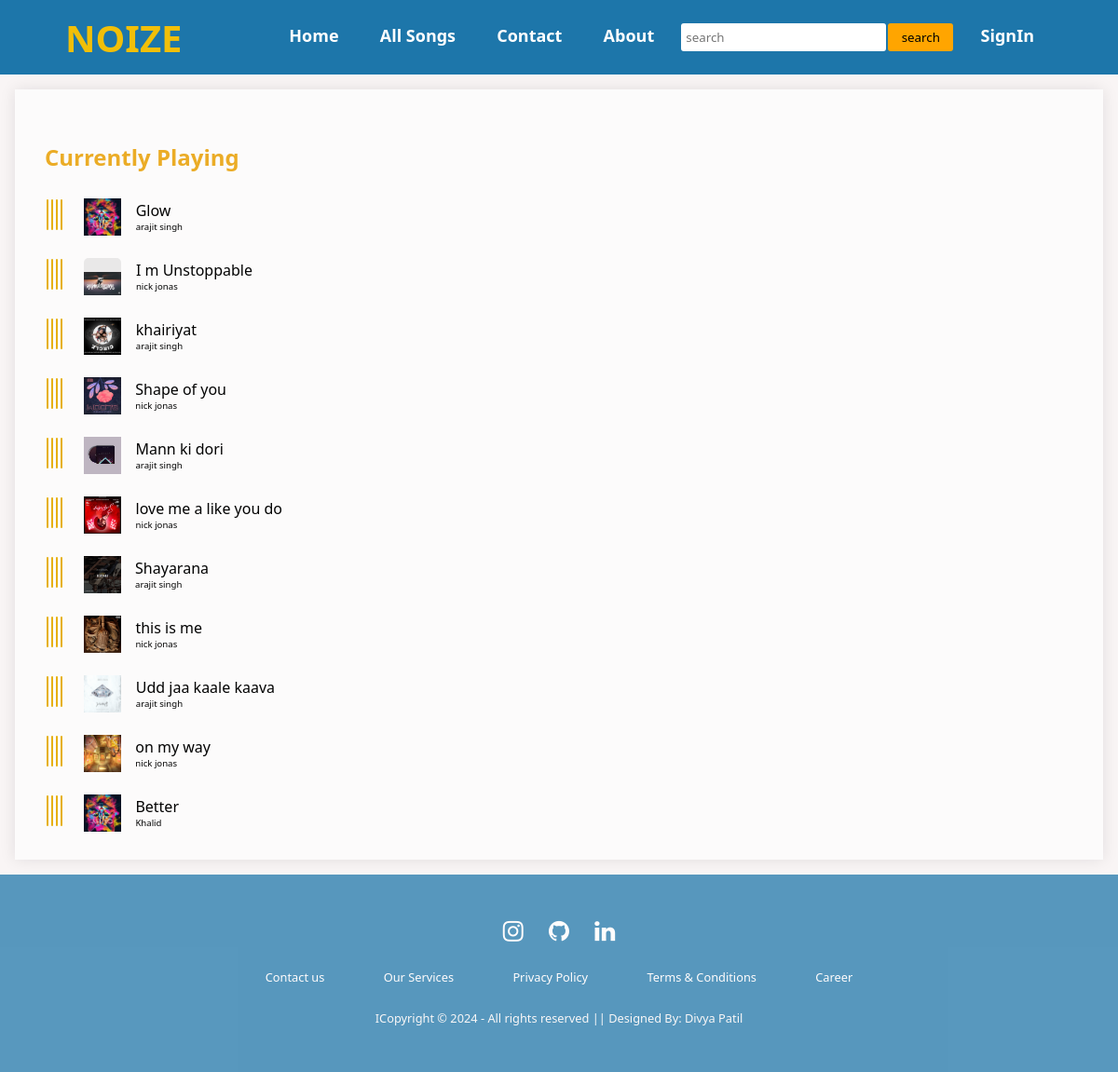
The app's page /music/songs/ with its own data.
### music/models.py (models this page shows, shortened)
class Song(models.Model):
    song_id = models.AutoField(primary_key=True)
    name = models.CharField(max_length=2000)
    singer = models.CharField(max_length=2000)
    song_title= models.CharField(max_length=250)
    image = models.ImageField(upload_to="images")
    song = models.FileField(upload_to="images")

### music/views.py (the view)
# urls.py: path('songs/',views.songs,name='songs'),
def songs(request):
    song=Song.objects.all()
    return render(request,'songs.html',{'song':song})

### template/songs.html (shortened to what this page needs)
{% extends 'basic.html' %}
{% block extra_head %}
<link rel="stylesheet" href="/static/allsong.css?{% now 'U' %}"/>
{% endblock %}
{% block body %}
<div class="container">
  <div class="main">
    <div class="currentplaying">
      <p class="heading">Currently Playing</p>
    </div>
    {% for i in song %}
    <a href="/music/songs/" class="stop">
      <a href="/music/songs/{{i.song_id}}" class="stop">
      <div class="loader">
        <div class="song">
          <p class="name" style="text-decoration: none;">{{i.name}}</p>
          <p class="artist" style="text-decoration: none;">{{i.singer}}</p>
        </div>
        <div class="albumcover"><img src="/media/{{i.image}}" alt=""></div>
        <div class="loading">
          <div class="load"></div>
          <div class="load"></div>
          <div class="load"></div>
          <div class="load"></div>
        </div>
      </div>
    </a>
    </a>
    {% endfor %}
  </div>
</div>
{% endblock %}

### template/basic.html (shortened to what this page needs)
<!DOCTYPE html>
{% load static %}
<html lang="en">
<head>
    <link rel="stylesheet" href="/static/music.css?{% now 'U' %}">
    <link rel="stylesheet" href="/static/gallery.css?{% now 'U' %}">
    <link rel="stylesheet" href="https://cdnjs.cloudflare.com/ajax/libs/font-awesome/4.7.0/css/font-awesome.min.css">
    {% block extra_head %} {% endblock %}
</head>
<body>
    <section id="transMenus">
        <nav id="TranIn">
            <a href="/" id="logo">NOIZE</a>
            <ul id="menubar">
                <li><a href="/">Home</a></li>
                <li><a href="/music/songs/">All Songs</a></li>
                <li><a href="/music/contact/">Contact</a></li>
                <li><a href="/music/about/">About</a></li>
                <li>
                    <form action="/music/search" method="get"><input type="search" name="search" id="search"
                            placeholder="search"><button type="submit" id="searchbtn">search</button></form>
                </li>
                <li><a href="/music/login/">SignIn</a></li>
            </ul>
        </nav>
    </section>
    {% block body %}
    {% endblock %}
    <footer>
        <div class="footer">
        <div class="row">
        <a href="#"><i class="fa fa-instagram"></i></a>
        <a href="#"><i class="fa fa-github"></i></a>
        <a href="#"><i class="fa fa-linkedin"></i></a>
        </div>
        <div class="row">
        <ul>
        <li><a href="/music/contact/">Contact us</a></li>
        <li><a href="#">Our Services</a></li>
        <li><a href="#">Privacy Policy</a></li>
        <li><a href="#">Terms & Conditions</a></li>
        <li><a href="#">Career</a></li>
        </ul>
        </div>
        <div class="row">
        ICopyright © 2024 - All rights reserved || Designed By: Divya Patil
        </div>
        </div>
        </footer>
</body>
</html>

### static/music.css (style rules this page uses)
* { box-sizing: border-box; padding: 0%; margin: 0%; font-family: system-ui, -apple-system, BlinkMacSystemFont, 'Segoe UI', Roboto, Oxygen, Ubuntu, Cantarell, 'Open Sans', 'Helvetica Neue', sans-serif; }
body,html { margin: 0%; padding: 0%; width: 100%; background: rgb(255, 255, 255); font-family: sans-serif; }
#transMenus { width: 100%; background-position: center; background-repeat: no-repeat; background-size: cover; }
#TranIn { width: 100%; height: 80px; background: rgb(29, 118, 170); display: flex; justify-content: space-between; align-items: center; padding: 0px 70px; }
#TranIn a { font-size: 40px; color: #f1bf09; text-decoration: none; font-weight: bold; }
#TranIn ul li { display: inline-block; list-style: none; margin: 0px 5px; }
#TranIn ul li a { text-decoration: none; color: #fff; font-size: 18px; padding: 15px 15px; border-radius: 5px; transition: 0.4 ease; }
#search { width: 220px; height: 30px; border: none; border-radius:3px; padding-left: 5px; }
#searchbtn { border-radius: 3px; height: 30px; width: 70px; background-color: orange; border: none; margin-left: 2px; }

### static/gallery.css (style rules this page uses)
body { margin:0; overflow-x:hidden; }
footer { position: relative; }
.footer { background-color: rgba(29, 118, 170, 0.733); padding:30px 0px; font-family: 'Play', sans-serif; text-align:center; }
.footer .row { width:100%; margin:1% 0%; padding:0.6% 0%; color:rgb(249, 247, 247); font-size:0.8em; }
.footer .row a { text-decoration:none; color:rgb(255, 252, 252); transition:0.5s; }
.footer .row ul { width:100%; }
.footer .row ul li { display:inline-block; margin:0px 30px; }
.footer .row a i { font-size:2em; margin:0% 1%; }

### static/allsong.css (style rules this page uses)
body { background-color: rgb(249, 245, 245); width: 100%; min-height: 100vh; overflow: scroll; }
.main { background-color: rgb(252, 251, 251); padding: 1em; padding-bottom: 1.1em; margin: 1em; position: relative; box-shadow: rgba(17, 17, 26, 0.1) 0px 0px 16px; }
.loader { display: flex; flex-direction: row; height: 4em; padding-left: 1em; padding-right: 1em; transform: rotate(180deg); justify-content: right; border-radius: 10px; transition: .4s ease-in-out; }
.stop { text-decoration: none; }
.currentplaying { display: flex; margin: 1em; margin-top: 40px; }
.heading { color: rgb(235, 172, 38); font-size: 1.5em; font-weight: bold; align-self: center; }
.loading { display: flex; margin-top: 1em; margin-left: 0.3em; }
.load { width: 2px; height: 33px; background-color: rgb(230, 176, 14); animation: 1s move6 infinite; border-radius: 5px; margin: 0.1em; }
.load:nth-child(1) { animation-delay: 0.2s; }
.load:nth-child(2) { animation-delay: 0.4s; }
.load:nth-child(3) { animation-delay: 0.6s; }
.albumcover { position: relative; margin-right: 1em; height: 40px; width: 40px; background-color: rgb(233, 232, 232); align-self: center; border-radius: 5px; }
.albumcover img { width: 40px; }
.song { position: relative; transform: rotate(180deg); margin-right: 1em; color: rgb(3, 3, 3); align-self: center; text-decoration: none; }
.name { text-decoration: none; }
.artist { font-size: 0.6em; text-decoration: none; }

### records on screen
Song: name "Glow", singer "arajit singh", image (picture)
Song: name "I m Unstoppable", singer "nick jonas", image (picture)
Song: name "khairiyat", singer "arajit singh", image (picture)
Song: name "Shape of you", singer "nick jonas", image (picture)
Song: name "Mann ki dori", singer "arajit singh", image (picture)
Song: name "love me a like you do", singer "nick jonas", image (picture)
Song: name "Shayarana", singer "arajit singh", image (picture)
Song: name "this is me", singer "nick jonas", image (picture)
Song: name "Udd jaa kaale kaava", singer "arajit singh", image (picture)
Song: name "on my way", singer "nick jonas", image (picture)
Song: name "Better", singer "Khalid", image (picture)
